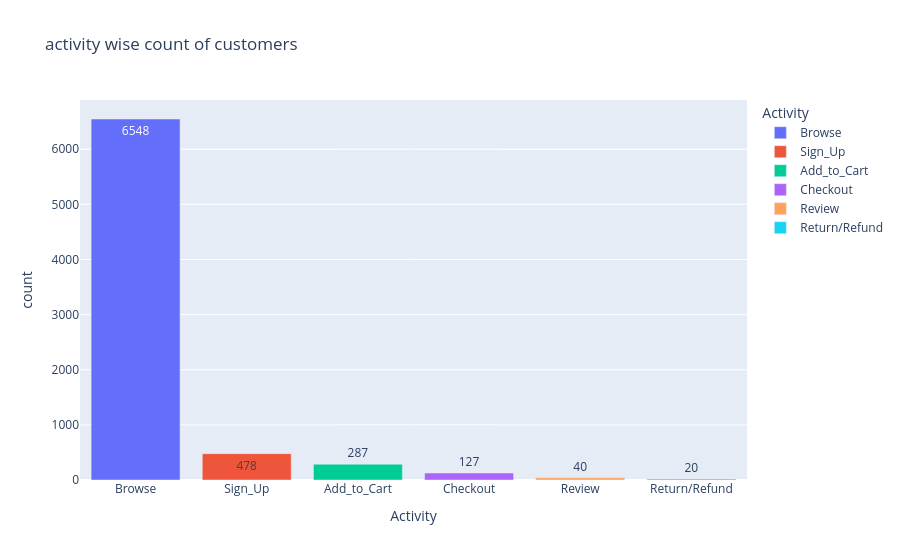

The cell this chart's notebook holds for it:
### Markdown cell above
## 4) Find Count of each activity, represent it on bar chart

### Code cell
q4 = ca['Activity'].value_counts().reset_index()
q4
fig = px.bar(data_frame=q4, x='Activity', y='count', title='activity wise count of customers', 
             text='count', color='Activity')
fig.show()

### Figure 1 — Plotly figure (JSON) as saved in the notebook; plotly's stock layout.template omitted (floating-point values rounded to 4 significant figures)
{"data": [{"hovertemplate": "Activity=%{x}<br>count=%{text}<extra></extra>", "legendgroup": "Browse", "marker": {"color": "#636efa", "pattern": {"shape": ""}}, "name": "Browse", "orientation": "v", "showlegend": true, "text": [6548.0], "textposition": "auto", "type": "bar", "x": ["Browse"], "xaxis": "x", "y": [6548], "yaxis": "y"}, {"hovertemplate": "Activity=%{x}<br>count=%{text}<extra></extra>", "legendgroup": "Sign_Up", "marker": {"color": "#EF553B", "pattern": {"shape": ""}}, "name": "Sign_Up", "orientation": "v", "showlegend": true, "text": [478.0], "textposition": "auto", "type": "bar", "x": ["Sign_Up"], "xaxis": "x", "y": [478], "yaxis": "y"}, {"hovertemplate": "Activity=%{x}<br>count=%{text}<extra></extra>", "legendgroup": "Add_to_Cart", "marker": {"color": "#00cc96", "pattern": {"shape": ""}}, "name": "Add_to_Cart", "orientation": "v", "showlegend": true, "text": [287.0], "textposition": "auto", "type": "bar", "x": ["Add_to_Cart"], "xaxis": "x", "y": [287], "yaxis": "y"}, {"hovertemplate": "Activity=%{x}<br>count=%{text}<extra></extra>", "legendgroup": "Checkout", "marker": {"color": "#ab63fa", "pattern": {"shape": ""}}, "name": "Checkout", "orientation": "v", "showlegend": true, "text": [127.0], "textposition": "auto", "type": "bar", "x": ["Checkout"], "xaxis": "x", "y": [127], "yaxis": "y"}, {"hovertemplate": "Activity=%{x}<br>count=%{text}<extra></extra>", "legendgroup": "Review", "marker": {"color": "#FFA15A", "pattern": {"shape": ""}}, "name": "Review", "orientation": "v", "showlegend": true, "text": [40.0], "textposition": "auto", "type": "bar", "x": ["Review"], "xaxis": "x", "y": [40], "yaxis": "y"}, {"hovertemplate": "Activity=%{x}<br>count=%{text}<extra></extra>", "legendgroup": "Return/Refund", "marker": {"color": "#19d3f3", "pattern": {"shape": ""}}, "name": "Return/Refund", "orientation": "v", "showlegend": true, "text": [20.0], "textposition": "auto", "type": "bar", "x": ["Return/Refund"], "xaxis": "x", "y": [20], "yaxis": "y"}], "layout": {"barmode": "relative", "legend": {"title": {"text": "Activity"}, "tracegroupgap": 0}, "title": {"text": "activity wise count of customers"}, "xaxis": {"anchor": "y", "categoryarray": ["Browse", "Sign_Up", "Add_to_Cart", "Checkout", "Review", "Return/Refund"], "categoryorder": "array", "domain": [0, 1], "title": {"text": "Activity"}}, "yaxis": {"anchor": "x", "domain": [0, 1], "title": {"text": "count"}}}}
